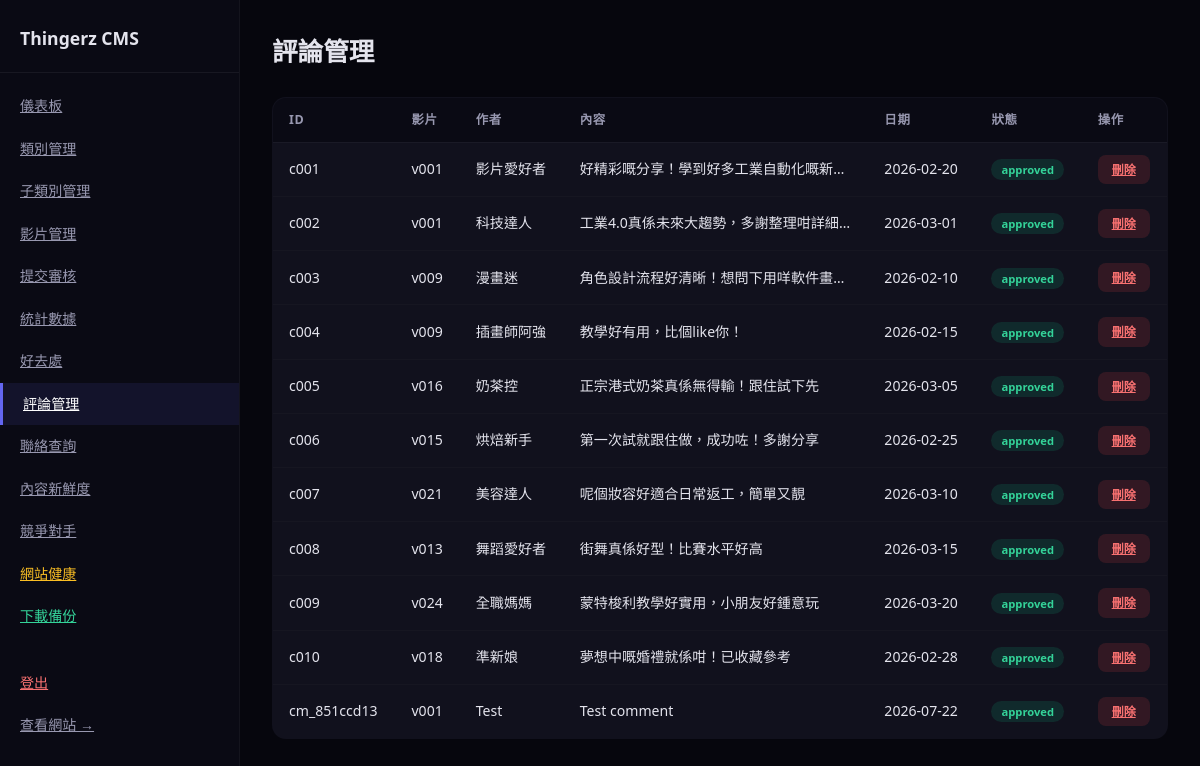
The app's page /admin/comments (signed in) with its own data.
### tables this page shows
CREATE TABLE comments (
        id TEXT UNIQUE, video_id TEXT, author TEXT, content TEXT, date TEXT, status TEXT);

### app.py (the view)
@app.route('/admin/comments')
@admin_required
def admin_comments():
    return render_template('admin/comments.html', comments=read_csv('comments.csv'))

### app.py (called while the page is built)
def get_db():
    db = sqlite3.connect(DB_PATH)
    db.row_factory = sqlite3.Row
    db.execute("PRAGMA journal_mode=WAL")
    return db

def read_table(table_name):
    db = get_db()
    rows = [dict(r) for r in db.execute(f"SELECT * FROM {table_name}").fetchall()]
    db.close()
    return rows

def read_csv(filename):
    return read_table(filename.replace('.csv', ''))

def get_categories(track=None, direction=None):
    cats = read_csv('categories.csv')
    if track:
        cats = [c for c in cats if c.get('track', '') == track]
    if direction:
        cats = [c for c in cats if c.get('direction', '') == direction]
    return cats

def admin_required(f):
    @wraps(f)
    def decorated(*args, **kwargs):
        if not session.get('admin_logged_in'):
            return redirect(url_for('admin_login'))
        return f(*args, **kwargs)
    return decorated

@app.context_processor
def inject_globals():
    return {
        'categories': get_categories(),
        'platform_config': PLATFORM_CONFIG,
        'directions': DIRECTIONS,
        'now': datetime.now()
    }

@app.after_request
def add_utf8_header(response):
    ct = response.headers.get('Content-Type', '')
    if ct and 'text/html' in ct:
        response.headers['Content-Type'] = 'text/html; charset=utf-8'
    return response

### templates/admin/comments.html (shortened to what this page needs)
{% extends "admin/layout.html" %}
{% block admin_content %}
<h1>評論管理</h1>
<table>
    <thead><tr><th>ID</th><th>影片</th><th>作者</th><th>內容</th><th>日期</th><th>狀態</th><th>操作</th></tr></thead>
    <tbody>
    {% for c in comments %}
    <tr>
        <td>{{ c['id'] }}</td>
        <td>{{ c['video_id'] }}</td>
        <td>{{ c.get('author','') }}</td>
        <td style="max-width:300px;overflow:hidden;text-overflow:ellipsis;white-space:nowrap">{{ c.get('content','') }}</td>
        <td>{{ c.get('date','') }}</td>
        <td><span class="badge badge-{{ c.get('status','approved') }}">{{ c.get('status','approved') }}</span></td>
        <td>
            <a href="{{ url_for('admin_comment_delete', comment_id=c['id']) }}" class="btn btn-danger btn-sm" onclick="return confirm('確定刪除？')">刪除</a>
        </td>
    </tr>
    {% endfor %}
    </tbody>
</table>
{% endblock %}

### templates/admin/layout.html (style rules this page uses)
*,*::before,*::after { box-sizing:border-box;margin:0;padding:0 }
body { font-family:'Segoe UI','Microsoft JhengHei',sans-serif;background:#06060d;color:#e4e4ed;line-height:1.6 }
.main h1 { font-size:1.6rem;font-weight:800;margin-bottom:24px }
table { width:100%;border-collapse:collapse;background:#11111d;border-radius:14px;overflow:hidden;border:1px solid rgba(255,255,255,.04) }
th { text-align:left;padding:12px 16px;font-size:.78rem;color:#9898b0;text-transform:uppercase;letter-spacing:.05em;background:#0a0a14;border-bottom:1px solid rgba(255,255,255,.04) }
td { padding:12px 16px;font-size:.88rem;border-bottom:1px solid rgba(255,255,255,.02) }
.btn { padding:8px 18px;border-radius:8px;font-size:.82rem;font-weight:600;border:none;cursor:pointer;transition:all .2s;display:inline-flex;align-items:center;gap:6px }
.btn-danger { background:rgba(239,68,68,.15);color:#f87171 }
.btn-sm { padding:5px 14px;font-size:.75rem }
.badge { padding:3px 10px;border-radius:20px;font-size:.7rem;font-weight:600 }
.badge-approved { background:rgba(16,185,129,.15);color:#34d399 }
a { color:#818cf8 }

### records on screen
comments: id "c001", video_id "v001", get "影片愛好者", get "好精彩嘅分享！學到好多工業自動化嘅新…", get "2026-02-20", get "approved"
comments: id "c002", video_id "v001", get "科技達人", get "工業4.0真係未來大趨勢，多謝整理咁詳細…", get "2026-03-01", get "approved"
comments: id "c003", video_id "v009", get "漫畫迷", get "角色設計流程好清晰！想問下用咩軟件畫…", get "2026-02-10", get "approved"
comments: id "c004", video_id "v009", get "插畫師阿強", get "教學好有用，比個like你！", get "2026-02-15", get "approved"
comments: id "c005", video_id "v016", get "奶茶控", get "正宗港式奶茶真係無得輸！跟住試下先", get "2026-03-05", get "approved"
comments: id "c006", video_id "v015", get "烘焙新手", get "第一次試就跟住做，成功咗！多謝分享", get "2026-02-25", get "approved"
comments: id "c007", video_id "v021", get "美容達人", get "呢個妝容好適合日常返工，簡單又靚", get "2026-03-10", get "approved"
comments: id "c008", video_id "v013", get "舞蹈愛好者", get "街舞真係好型！比賽水平好高", get "2026-03-15", get "approved"
comments: id "c009", video_id "v024", get "全職媽媽", get "蒙特梭利教學好實用，小朋友好鍾意玩", get "2026-03-20", get "approved"
comments: id "c010", video_id "v018", get "準新娘", get "夢想中嘅婚禮就係咁！已收藏參考", get "2026-02-28", get "approved"
comments: id "cm_851ccd13", video_id "v001", get "Test", get "Test comment", get "2026-07-22", get "approved"
